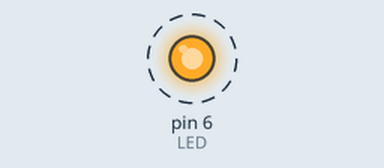
Recording of a sketch running on a simulated Arduino Uno, built with avr-gcc and run on an emulated ATmega328P. On the bench: output pins drawn as LEDs (lit = HIGH). Dashed ring = blinking.

Above: at 0.5 s.
Timing chart, 0 to 4.6 s (numbered marks = the images above):
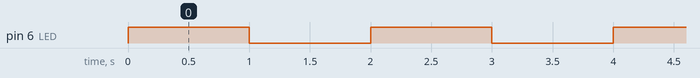

The sketch:

2313-blink-teste.ino
```cpp
#define LED 6
#define OUT 8

void setup() {
  // put your setup code here, to run once:
  pinMode(LED, OUTPUT);

}

void loop() {
  // put your main code here, to run repeatedly:
  digitalWrite(LED, HIGH);  // turn the LED on (HIGH is the voltage level)
  delay(1000);                      // wait for a second
  digitalWrite(LED, LOW);   // turn the LED off by making the voltage LOW
  delay(1000);
}
```

Measured:
- by itself, pin 6 (LED): alternates HIGH for 1.0 s and LOW for 1.0 s
